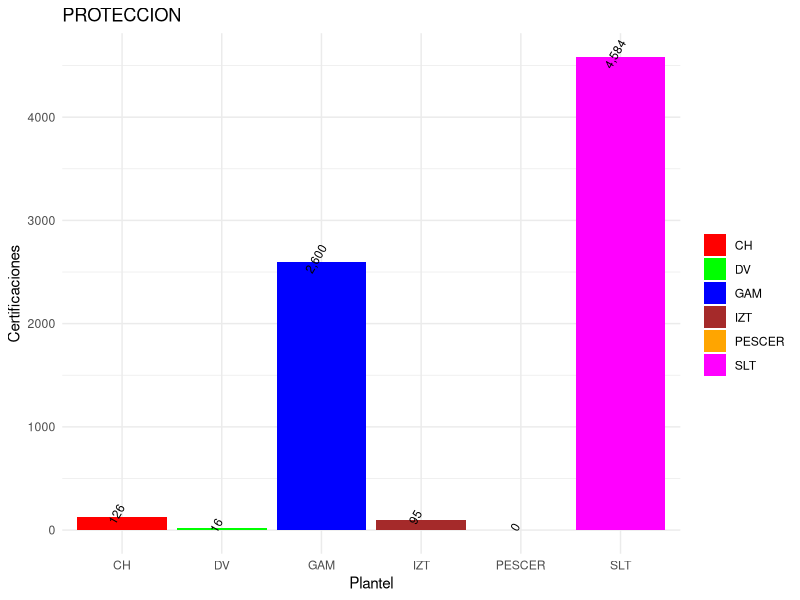
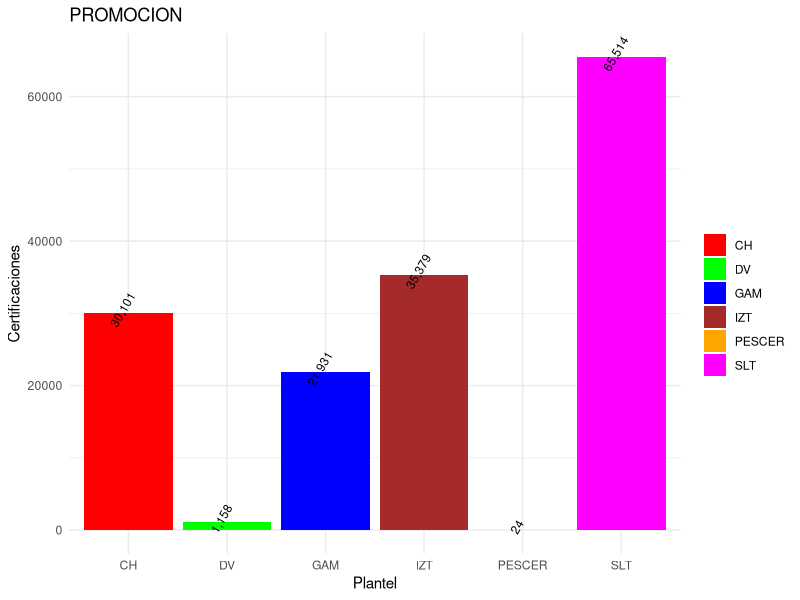
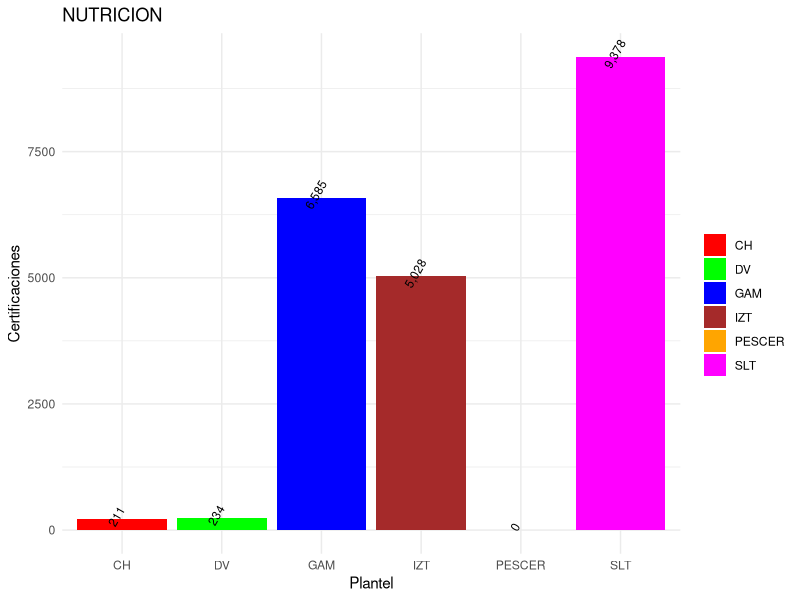
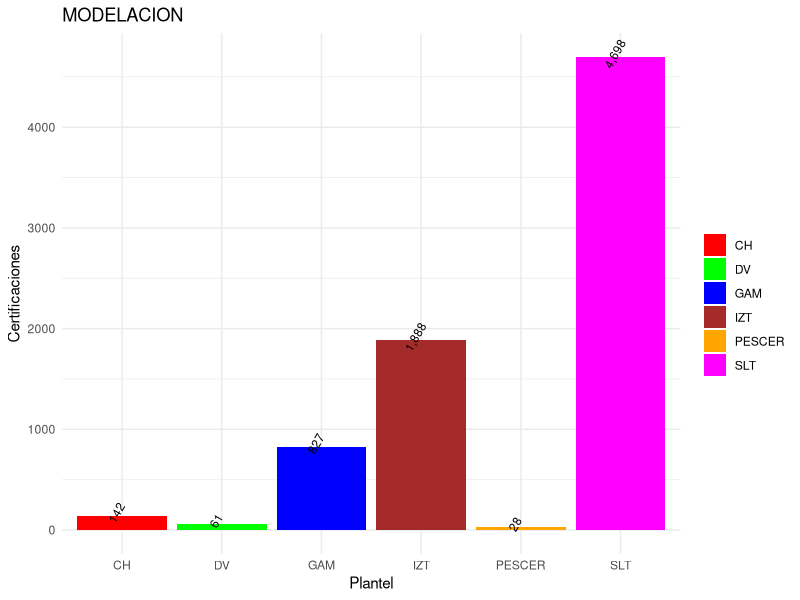
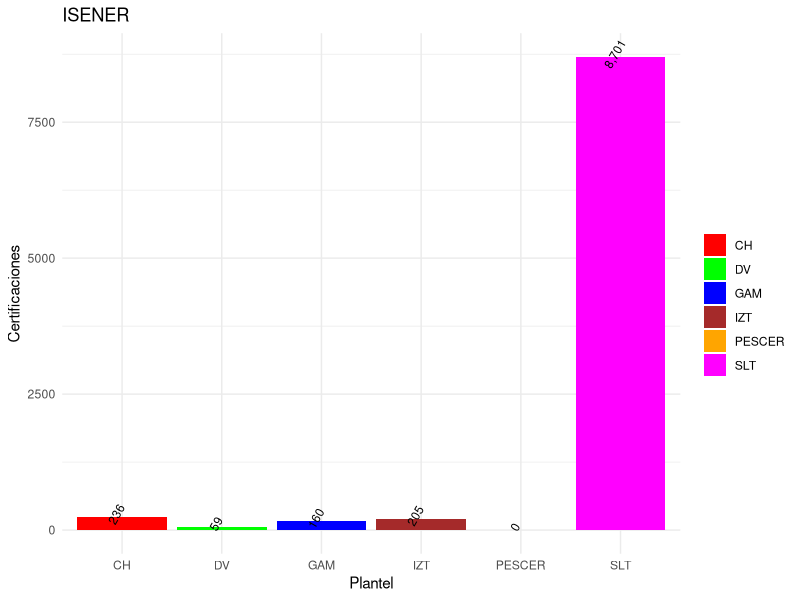
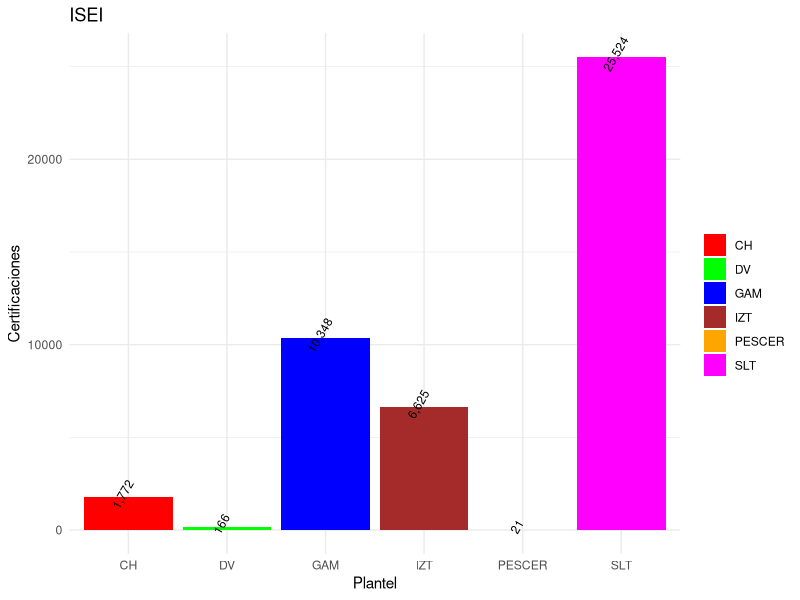
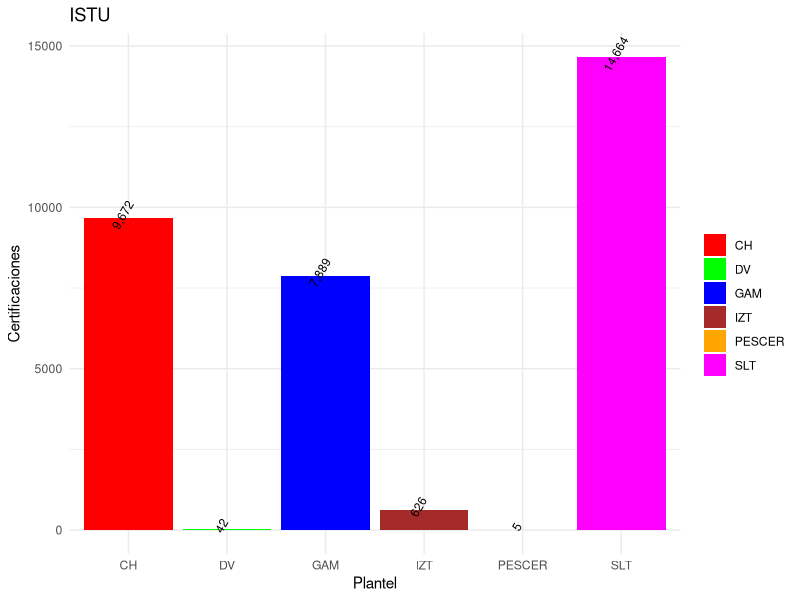
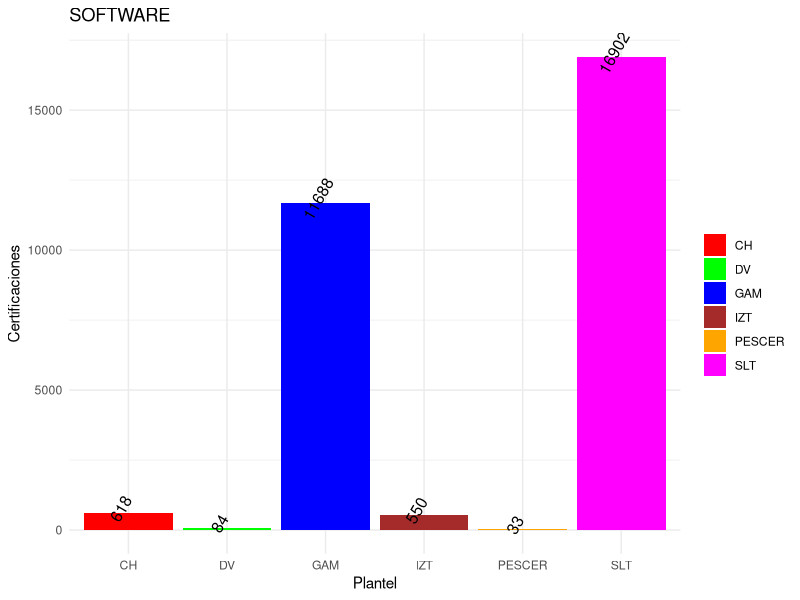

These figures' R source, in order: (Note: this script raises an error after producing the figures.)
library(ggplot2)
library(scales)
# >><<>><< >><<>><< >><<>><< >><<>><< >><<>><< >><<>><< >><<>><< >><<>><< >><<>><<
data_Plantel_Lic <- data.frame(
  Plantel = c("CH", "GAM", "DV", "IZT", "SLT", "PESCER"),
  ISET = c(4628, 18211, 93, 14183, 36856, 29),
  AyPC = c(30861, 17043, 1065, 1988, 41305, 38),
  CPyAU = c(3875, 36315, 36016, 54457, 116407, 1436),
  CAyCC = c(6, 15, 76, 1465, 2238, 0),
  GENOMICAS = c(166, 119, 5886, 62, 460, 0),
  CiSOC = c(588, 14410, 206, 588, 29077, 0),
  COMYCULT = c(45230, 42077, 1413, 9207, 141630, 113),
  CREACION = c(1966, 11903, 24891, 288, 25837, 383),
  DERECHO = c(1805, 30905, 611, 1011, 3095, 21794),
  FEHDI = c(1151, 7957, 12888, 421, 20571, 61),
  HISTYSOCCON = c(884, 9658, 2018, 339, 25619, 0),
  SOFTWARE = c(618, 11688, 84, 550, 16902, 33),
  ISTU = c(9672, 7889, 42, 626, 14664, 5),
  ISEI = c(1772, 10348, 166, 6625, 25524, 21),
  ISENER = c(236, 160, 59, 205, 8701, 0),
  MODELACION = c(142, 827, 61, 1888, 4698, 28),
  NUTRICION = c(211, 6585, 234, 5028, 9378, 0),
  PROMOCION = c(30101, 21931, 1158, 35379, 65514, 24),
  PROTECCION = c(126, 2600, 16, 95, 4584, 0)
)
# <<==>> <<==>> <<==>> <<==>> <<==>> <<==>> <<==>> <<==>> <<==>> <<==>> <<==>> <<==>>
p_PROTECCION <- ggplot(data_Plantel_Lic, aes(x = Plantel, y = PROTECCION, fill = Plantel)) +
  geom_bar(stat = "identity")+
  geom_text(aes(label = comma(PROTECCION)), vjust = -0.2, angle = 60, size = 3) +
  labs(title = "PROTECCION",x = "Plantel",y = "Certificaciones" ) +
  scale_fill_manual(values = c("CH" = "red","GAM" = "blue","DV" = "green",
                               "IZT" = "brown","SLT" = "magenta","PESCER" = "orange")) +labs(fill = "") +
  theme_minimal()
print(p_PROTECCION)
# <<==>> <<==>> <<==>> <<==>> <<==>> <<==>> <<==>> <<==>> <<==>> <<==>> <<==>> <<==>>
p_PROMOCION <- ggplot(data_Plantel_Lic, aes(x = Plantel, y = PROMOCION, fill = Plantel)) +
  geom_bar(stat = "identity")+
  geom_text(aes(label = comma(PROMOCION)), vjust = -0.2, angle = 60, size = 3) +
  labs(title = "PROMOCION",x = "Plantel",y = "Certificaciones" ) +
  scale_fill_manual(values = c("CH" = "red","GAM" = "blue","DV" = "green",
                               "IZT" = "brown","SLT" = "magenta","PESCER" = "orange")) +labs(fill = "") +
  theme_minimal()
print(p_PROMOCION)
# <<==>> <<==>> <<==>> <<==>> <<==>> <<==>> <<==>> <<==>> <<==>> <<==>> <<==>> <<==>>
p_NUTRICION <- ggplot(data_Plantel_Lic, aes(x = Plantel, y = NUTRICION, fill = Plantel)) +
  geom_bar(stat = "identity")+
  geom_text(aes(label = comma(NUTRICION)), vjust = -0.2, angle = 60, size = 3) +
  labs(title = "NUTRICION",x = "Plantel",y = "Certificaciones" ) +
  scale_fill_manual(values = c("CH" = "red","GAM" = "blue","DV" = "green",
                               "IZT" = "brown","SLT" = "magenta","PESCER" = "orange")) +labs(fill = "") +
  theme_minimal()
print(p_NUTRICION)
# <<==>> <<==>> <<==>> <<==>> <<==>> <<==>> <<==>> <<==>> <<==>> <<==>> <<==>> <<==>>
p_MODELACION <- ggplot(data_Plantel_Lic, aes(x = Plantel, y = MODELACION, fill = Plantel)) +
  geom_bar(stat = "identity")+
  geom_text(aes(label = comma(MODELACION)), vjust = -0.2, angle = 60, size = 3) +
  labs(title = "MODELACION",x = "Plantel",y = "Certificaciones" ) +
  scale_fill_manual(values = c("CH" = "red","GAM" = "blue","DV" = "green",
                               "IZT" = "brown","SLT" = "magenta","PESCER" = "orange")) +labs(fill = "") +
  theme_minimal()
print(p_MODELACION)
# <<==>> <<==>> <<==>> <<==>> <<==>> <<==>> <<==>> <<==>> <<==>> <<==>> <<==>> <<==>>
p_ISENER <- ggplot(data_Plantel_Lic, aes(x = Plantel, y = ISENER, fill = Plantel)) +
  geom_bar(stat = "identity")+
  geom_text(aes(label = comma(ISENER)), vjust = -0.2, angle = 60, size = 3) +
  labs(title = "ISENER",x = "Plantel",y = "Certificaciones" ) +
  scale_fill_manual(values = c("CH" = "red","GAM" = "blue","DV" = "green",
                               "IZT" = "brown","SLT" = "magenta","PESCER" = "orange")) +labs(fill = "") +
  theme_minimal()
print(p_ISENER)
# <<==>> <<==>> <<==>> <<==>> <<==>> <<==>> <<==>> <<==>> <<==>> <<==>> <<==>> <<==>>
p_ISEI <- ggplot(data_Plantel_Lic, aes(x = Plantel, y = ISEI, fill = Plantel)) +
  geom_bar(stat = "identity")+
  geom_text(aes(label = comma(ISEI)), vjust = -0.2, angle = 60, size = 3) +
  labs(title = "ISEI",x = "Plantel",y = "Certificaciones" ) +
  scale_fill_manual(values = c("CH" = "red","GAM" = "blue","DV" = "green",
                               "IZT" = "brown","SLT" = "magenta","PESCER" = "orange")) +labs(fill = "") +
  theme_minimal()
print(p_ISEI)
# <<==>> <<==>> <<==>> <<==>> <<==>> <<==>> <<==>> <<==>> <<==>> <<==>> <<==>> <<==>>
p_ISTU <- ggplot(data_Plantel_Lic, aes(x = Plantel, y = ISTU, fill = Plantel)) +
  geom_bar(stat = "identity")+
  geom_text(aes(label = comma(ISTU)), vjust = -0.2, angle = 60, size = 3) +
  labs(title = "ISTU",x = "Plantel",y = "Certificaciones" ) +
  scale_fill_manual(values = c("CH" = "red","GAM" = "blue","DV" = "green",
                               "IZT" = "brown","SLT" = "magenta","PESCER" = "orange")) +labs(fill = "") +
  theme_minimal()
print(p_ISTU)
# <<==>> <<==>> <<==>> <<==>> <<==>> <<==>> <<==>> <<==>> <<==>> <<==>> <<==>> <<==>>
p_SOFTWARE <- ggplot(data_Plantel_Lic, aes(x = Plantel, y = SOFTWARE, fill = Plantel)) +
  geom_bar(stat = "identity")+
  geom_text(aes(label = SOFTWARE), vjust = -0.2, angle = 60, size = 4) +
  labs(title = "SOFTWARE",x = "Plantel",y = "Certificaciones" ) +
  scale_fill_manual(values = c("CH" = "red","GAM" = "blue","DV" = "green",
                               "IZT" = "brown","SLT" = "magenta","PESCER" = "orange")) +labs(fill = "") +
  theme_minimal()
print(p_SOFTWARE)
# <<==>> <<==>> <<==>> <<==>> <<==>> <<==>> <<==>> <<==>> <<==>> <<==>> <<==>> <<==>>
p_HISTYSOCCON <- ggplot(data_Plantel_Lic, aes(x = Plantel, y = HISTYSOCCON, fill = Plantel)) +
  geom_bar(stat = "identity")+
  geom_text(aes(label = comma(HISTYSOCCON)), vjust = -0.2, angle = 60, size = 3) +
  labs(title = "HISTYSOCCON",x = "Plantel",y = "Certificaciones" ) +
  scale_fill_manual(values = c("CH" = "red","GAM" = "blue","DV" = "green",
                               "IZT" = "brown","SLT" = "magenta","PESCER" = "orange")) +labs(fill = "") +
  theme_minimal()
print(p_HISTYSOCCON)
# <<==>> <<==>> <<==>> <<==>> <<==>> <<==>> <<==>> <<==>> <<==>> <<==>> <<==>> <<==>>
p_FEHDI <- ggplot(data_Plantel_Lic, aes(x = Plantel, y = FEHDI, fill = Plantel)) +
  geom_bar(stat = "identity")+
  geom_text(aes(label = comma(FEHDI)), vjust = -0.2, angle = 60, size = 3) +
  labs(title = "FEHDI",x = "Plantel",y = "Certificaciones" ) +
  scale_fill_manual(values = c("CH" = "red","GAM" = "blue","DV" = "green",
                               "IZT" = "brown","SLT" = "magenta","PESCER" = "orange")) +labs(fill = "") +
  theme_minimal()
print(p_FEHDI)
# <<==>> <<==>> <<==>> <<==>> <<==>> <<==>> <<==>> <<==>> <<==>> <<==>> <<==>> <<==>>
p_DERECHO <- ggplot(data_Plantel_Lic, aes(x = Plantel, y = DERECHO, fill = Plantel)) +
  geom_bar(stat = "identity")+
  geom_text(aes(label = comma(DERECHO)), vjust = -0.2, angle = 60, size = 3) +
  labs(title = "DERECHO",x = "Plantel",y = "Certificaciones" ) +
  scale_fill_manual(values = c("CH" = "red","GAM" = "blue","DV" = "green",
                               "IZT" = "brown","SLT" = "magenta","PESCER" = "orange")) +labs(fill = "") +
  theme_minimal()
print(p_DERECHO)
# <<==>> <<==>> <<==>> <<==>> <<==>> <<==>> <<==>> <<==>> <<==>> <<==>> <<==>> <<==>>
p_CREACION <- ggplot(data_Plantel_Lic, aes(x = Plantel, y = CREACION, fill = Plantel)) +
  geom_bar(stat = "identity")+
  geom_text(aes(label = comma(CREACION)), vjust = -0.2, angle = 60, size = 3) +
  labs(title = "CREACION",x = "Plantel",y = "Certificaciones" ) +
  scale_fill_manual(values = c("CH" = "red","GAM" = "blue","DV" = "green",
                               "IZT" = "brown","SLT" = "magenta","PESCER" = "orange")) +labs(fill = "") +
  theme_minimal()
print(p_CREACION)
# <<==>> <<==>> <<==>> <<==>> <<==>> <<==>> <<==>> <<==>> <<==>> <<==>> <<==>> <<==>>
p_COMYCULT <- ggplot(data_Plantel_Lic, aes(x = Plantel, y = COMYCULT, fill = Plantel)) +
  geom_bar(stat = "identity")+
  geom_text(aes(label = comma(COMYCULT)), vjust = -0.2, angle = 60, size = 3) +
  labs(title = "COMYCULT",x = "Plantel",y = "Certificaciones" ) +
  scale_fill_manual(values = c("CH" = "red","GAM" = "blue","DV" = "green",
                               "IZT" = "brown","SLT" = "magenta","PESCER" = "orange")) +labs(fill = "") +
  theme_minimal()
print(p_COMYCULT)
# <<==>> <<==>> <<==>> <<==>> <<==>> <<==>> <<==>> <<==>> <<==>> <<==>> <<==>> <<==>>
p_CiSOC <- ggplot(data_Plantel_Lic, aes(x = Plantel, y = CiSOC, fill = Plantel)) +
  geom_bar(stat = "identity")+
  geom_text(aes(label = comma(CiSOC)), vjust = -0.2, angle = 60, size = 3) +
  labs(title = "CISOC",x = "Plantel",y = "Certificaciones" ) +
  scale_fill_manual(values = c("CH" = "red","GAM" = "blue","DV" = "green",
                               "IZT" = "brown","SLT" = "magenta","PESCER" = "orange")) +labs(fill = "") +
  theme_minimal()
print(p_CiSOC)
# <<==>> <<==>> <<==>> <<==>> <<==>> <<==>> <<==>> <<==>> <<==>> <<==>> <<==>> <<==>>
p_GENOMICAS <- ggplot(data_Plantel_Lic, aes(x = Plantel, y = GENOMICAS, fill = Plantel)) +
  geom_bar(stat = "identity")+
  geom_text(aes(label = comma(GENOMICAS)), vjust = -0.2, angle = 60, size = 3) +
  labs(title = "GENOMICAS",x = "Plantel",y = "Certificaciones" ) +
  scale_fill_manual(values = c("CH" = "red","GAM" = "blue","DV" = "green",
                               "IZT" = "brown","SLT" = "magenta","PESCER" = "orange")) +labs(fill = "") +
  theme_minimal()
print(p_GENOMICAS)
# <<==>> <<==>> <<==>> <<==>> <<==>> <<==>> <<==>> <<==>> <<==>> <<==>> <<==>> <<==>>
p_CAyCC <- ggplot(data_Plantel_Lic, aes(x = Plantel, y = CAyCC, fill = Plantel)) +
  geom_bar(stat = "identity")+
  geom_text(aes(label = comma(CAyCC)), vjust = -0.2, angle = 60, size = 3) +
  labs(title = "CAyCC",x = "Plantel",y = "Certificaciones" ) +
  scale_fill_manual(values = c("CH" = "red","GAM" = "blue","DV" = "green",
                               "IZT" = "brown","SLT" = "magenta","PESCER" = "orange")) +labs(fill = "") +
  theme_minimal()
print(p_CAyCC)
# <<==>> <<==>> <<==>> <<==>> <<==>> <<==>> <<==>> <<==>> <<==>> <<==>> <<==>> <<==>>
p_CPyAU <- ggplot(data_Plantel_Lic, aes(x = Plantel, y = CPyAU, fill = Plantel)) +
  geom_bar(stat = "identity")+
  geom_text(aes(label = comma(CPyAU)), vjust = -0.2, angle = 60, size = 3) +
  labs(title = "CPyAU",x = "Plantel",y = "Certificaciones" ) +
  scale_fill_manual(values = c("CH" = "red","GAM" = "blue","DV" = "green",
    "IZT" = "brown","SLT" = "magenta","PESCER" = "orange")) +labs(fill = "") +
  theme_minimal()
print(p_CPyAU)
# <<==>> <<==>> <<==>> <<==>> <<==>> <<==>> <<==>> <<==>> <<==>> <<==>> <<==>> <<==>>
p_AyPC <- ggplot(data_Plantel_Lic, aes(x = Plantel, y = AyPC, fill = Plantel)) +
  geom_bar(stat = "identity")+
  geom_text(aes(label = comma(AyPC)), vjust = -0.2, angle = 60, size = 3) +
  labs(title = "AyPC",x = "Plantel",y = "Certificaciones" ) +
  scale_fill_manual(values = c("CH" = "red","GAM" = "blue","DV" = "green",
                               "IZT" = "brown","SLT" = "magenta","PESCER" = "orange")) +labs(fill = "") +
  theme_minimal()
print(p_AyPC)
# <<==>> <<==>> <<==>> <<==>> <<==>> <<==>> <<==>> <<==>> <<==>> <<==>> <<==>> <<==>>
p_ISET <- ggplot(data_Plantel_Lic, aes(x = Plantel, y = ISET, fill = Plantel)) +
  geom_bar(stat = "identity")+
  geom_text(aes(label = comma(ISET)), vjust = -0.2, angle = 60, size = 3) +
  labs(title = "ISET",x = "Plantel",y = "Certificaciones" ) +
  scale_fill_manual(values = c("CH" = "red","GAM" = "blue","DV" = "green",
                               "IZT" = "brown","SLT" = "magenta","PESCER" = "orange")) +labs(fill = "") +
  theme_minimal()
print(p_ISET)
# <<==>> <<==>> <<==>> <<==>> <<==>> <<==>> <<==>> <<==>> <<==>> <<==>> <<==>> <<==>>
plot_list1 <- list(p_AyPC,p_CPyAU,p_CiSOC,p_COMYCULT)
grid.arrange(grobs = plot_list1, ncol = 2)
plot_list2 <- list(p_DERECHO,p_FEHDI,p_HISTYSOCCON,p_CREACION)
grid.arrange(grobs = plot_list2, ncol = 2)
plot_list3 <- list(p_NUTRICION,p_PROMOCION,p_PROTECCION,p_CAyCC)
grid.arrange(grobs = plot_list3, ncol = 2)
plot_list4 <- list(p_ISET,p_GENOMICAS,p_SOFTWARE,p_ISENER)
grid.arrange(grobs = plot_list4, ncol = 2)
plot_list5 <- list(p_ISTU,p_ISEI,p_MODELACION)
grid.arrange(grobs = plot_list5, ncol = 2)
